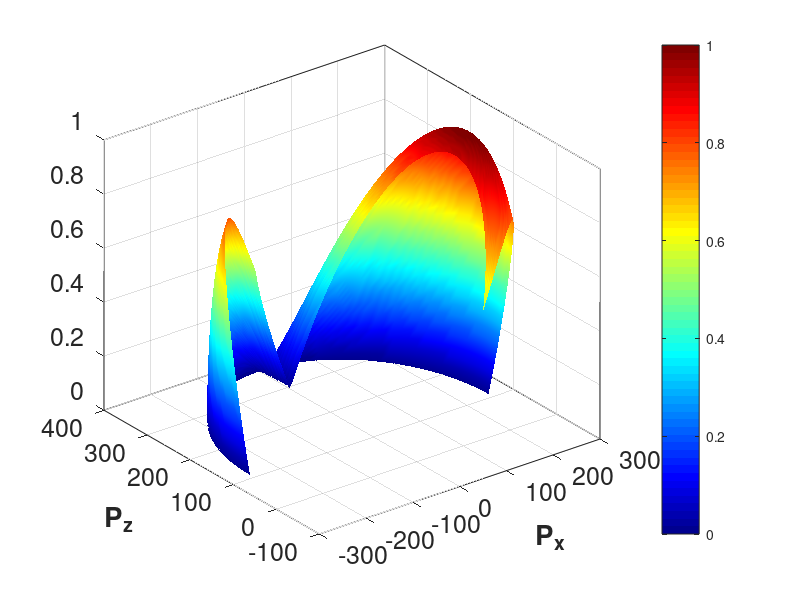

This figure's MATLAB source:
clc
clear all
close all

s =@sin;
c =@cos;

% vars
L1=110;
L2=105;
L3=150;

% joint range
t1=0;
t2_range=linspace(0,pi,100);
t3_range=linspace(0,90/180*pi,50);

idx1=1; idx2=1;
for t2 = t2_range
    for t3 = t3_range
        % computer the forward kinematics
        x(idx1,idx2) = c(t1)*(L2*c(t2)+L3*c(t2-t3));
        y(idx1,idx2) = s(t1)*(L2*c(t2)+L3*c(t2-t3));
        z(idx1,idx2) = L1+L2*s(t2)+L3*s(t2-t3);
        
        % computer the analytic Jacobian
        J = [-sin(t1)*(L2*cos(t2) + L3*cos(t2 - t3)), -cos(t1)*(L2*sin(t2) + L3*sin(t2 - t3)), L3*sin(t2 - t3)*cos(t1);
             cos(t1)*(L2*cos(t2) + L3*cos(t2 - t3)), -sin(t1)*(L2*sin(t2) + L3*sin(t2 - t3)), L3*sin(t2 - t3)*sin(t1);
                                    0,            L2*cos(t2) + L3*cos(t2 - t3),        -L3*cos(t2 - t3)];
        
        % compute the manipulability measure
        A = J*J';
        mu3(idx1,idx2) = real(sqrt(det(A)));
                
        idx2 = idx2+1;
    end
    idx1 = idx1+1;
    idx2=1;
end

%% Plot manipulability measure as a function of the workspace
colormap(jet)
norm_mu3 = mu3/max(mu3(:));
surf(x,z,norm_mu3)
shading interp
colorbar
% view(0,90)

xlabel('P_x','FontWeight','bold')
ylabel('P_z','FontWeight','bold')
set(gca,'FontSize',18)
box on
